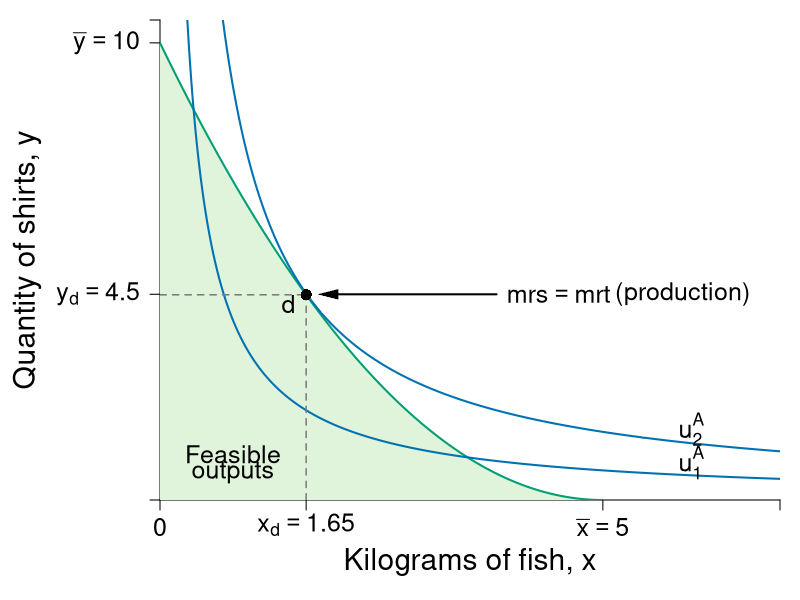

Source code (R):
#Graph Designer: Simon Halliday
#Authors: Bowles, Foley and Halliday
#Title: Coordination, Conflict and Competition: A Text in Microeconomics

require(shape)
pdf(file = "specprodexch/ppf_eos_indiff_initial.pdf", width = 8, height = 8)

#Set parameters for graphics
pointsize <- 1.8
axislabelsize <- 1.8
labelsize <- 1.5
namesize <- 1.8
annotatesize <- 1.5
graphlinewidth <- 2
segmentlinewidth <- 1.5

COL <- c("#7fc97f", "#beaed4", "#fdc086", "#ffff99", "#386cb0", "#f0027f", "#bf5b17", "#666666")
COLA <- c("#e0f3db", "#99d8c9","#66c2a4","#41ae76", "#238b45", "#005824")
COLB <- c("#4eb3d3", "#2b8cbe", "#0868ac","#084081")
grays <- gray.colors(25, start = 1, end = 0)
CBCols <- c("#009E73","#0072B2","#E69F00")

#Edited the margins to cater for the larger LHS labels
par(mar =  c(5, 8, 1, 1))

#Change this to make it log of l 

# ppf <- function(l, k = 0.5) {
#   k * (1/l)
# }

ppf <- function(fish, k = 10/25, alpha = 2, maxfish = 5) {
  k * (fish - maxfish)^alpha 
}
# 
# fishProd <- function(l, k = 0.5){
#   (-k)*l
# }
# 
# feasibleLabor <- function(l, time = 10){
#   -time - l
# }
# 
# manufactureProd <- function(l, k = 0.1, alpha = 2){
#   k * (-l)^alpha
# }

uFn <- function(x, y, alpha = 0.5){
  (x^alpha)*(y^(1-alpha))
}

budgetExchange <- function(x, yintercept = 12, slope = 1){
  yintercept - slope * x
}

xlims <- c(0, 7)
ylims <- c(0, 10.5)

npts <- 501 
x <- seq(xlims[1], xlims[2], length.out = npts)
y <- seq(ylims[1], ylims[2], length.out = npts) 
a <- c(1.8, 2.73)

plot(0, 0, xlim = xlims, ylim = ylims, type = "n",
     xlab = expression(paste("")),
     ylab = expression(paste("")), 
     xaxt = "n", 
     yaxt = "n", 
     cex.lab = axislabelsize, 
     bty = "n", 
     xaxs="i", 
     yaxs="i"
)

# ticksy <- seq(from = 0, to = ylims[2], by = 1)
# ylabels <- seq(from = 0, to = ylims[2], by = 1)
# ticksx <- seq(from = 0, to = xlims[2], by = 1)
# xlabels <- seq(from = 0, to = xlims[2], by = 1)
ticksy <- c(ylims[1], 4.5, 10, ylims[2])
ylabels <- c(NA, expression(paste(y[d]) == 4.5), expression(paste(bar(y)==10)), NA)
ticksx <- c(xlims[1], 1.65,  5, xlims[2])
xlabels <- c(0, expression(paste(x[d]) == 1.65),  expression(paste(bar(x)==5)), NA)


axis(1, at = ticksx, pos = 0, labels = xlabels, cex.axis = labelsize)
axis(2, at = ticksy, pos = 0, labels = ylabels, las = 1, cex.axis = labelsize)

npts <- 500 
xx1 <- seq(0, 5, length.out = npts)
xx2 <- seq(0, xlims[2], length.out = npts)
xx3 <- seq(xlims[1], 0, length.out = npts)
xx4 <- seq(-11, 0, length.out = npts)

#Draw the polygon for shading the feasible set
xpoly1 <- seq(from = 0, to = 5, length.out = 500)
ypoly1 <- ppf(xpoly1, k = 10/25, alpha = 2, maxfish = 5)
polygon(x = c(xpoly1, rev(xpoly1[1])), y = c(ypoly1, rev(ypoly1)[1]), col=COLA[1], density=NULL, border = NA)

#Draw the graphs
lines(xx1, ppf(xx1, k = 10/25, alpha = 2, maxfish = 5), col = CBCols[1], lwd = graphlinewidth)
#lines(xx2, budgetExchange(xx2,  yintercept = 10, slope = 1.5), col = COL[3], lwd = graphlinewidth)
#lines(xx3, feasibleLabor(xx3, time = 10), col = COL[3], lwd = graphlinewidth)
#lines(xx4, manufactureProd(xx4, k = 0.1, alpha = 2), col = COLB[4], lwd = graphlinewidth)

#Label axes
mtext(expression(paste("Kilograms of fish, ", x)), side = 1, line = 3, cex = axislabelsize)
text(-1.5, 0.5*ylims[2], expression(paste("Quantity of shirts, ", y)), xpd = TRUE, cex = axislabelsize, srt = 90) 


contour(x, y, 
        outer(x, y, uFn),
        drawlabels = FALSE,
        col = CBCols[2],
        lwd = graphlinewidth,
        levels = a, 
        xaxs="i", 
        yaxs="i", 
        add = TRUE)

#Label the indifference curves
text(6, 0.82, expression(u[1]^A), cex = labelsize)
text(6, 1.55, expression(u[2]^A), cex = labelsize)
#text(7.2, 2.6, expression(u[3]^A), cex = labelsize)

#Label point d
text(1.65 - 0.2, ppf(fish = 1.65) -0.2, expression(d), cex = labelsize)
segments(1.65, 0, 1.65, ppf(fish = 1.65), lty = 2, col = grays[20], lwd = segmentlinewidth)
segments(0, ppf(fish = 1.65), 1.65, ppf(fish = 1.65, k = 10/25, alpha = 2, maxfish = 5), lty = 2, col = grays[20], lwd = segmentlinewidth)
points(1.65, ppf(fish = 1.65), pch = 16, col = "black", cex = 1.5)

#points(5, ppf(fish = 5), pch = 16, col = "black", cex = 1.5, xpd = TRUE)

#Label point e
# text(3.4 + 0.2, budgetExchange(3.4,  yintercept = 10, slope = 1.5) +.2, expression(e), cex = labelsize)
# segments(3.4, 0, 3.4, budgetExchange(3.4,  yintercept = 10, slope = 1.5), lty = 2, col = grays[20], lwd = segmentlinewidth)
# segments(0, budgetExchange(3.4,  yintercept = 10, slope = 1.5), 3.4, budgetExchange(3.4,  yintercept = 10, slope = 1.5), lty = 2, col = grays[20], lwd = segmentlinewidth)
# points(3.4, budgetExchange(3.4,  yintercept = 10, slope = 1.5), pch = 16, col = "black", cex = 1.5)

#Label point s
# text(0.2, 10.2, expression(s), cex = labelsize)
# points(0.02, 10, pch = 16, col = "black", cex = 1.5)

#Label the feasible frontier
# text(4.5, 7.8, expression("Feasible Frontier"), cex = labelsize)
# text(4.5, 7.4, expression("(production possibilities frontier)"), cex = labelsize)
# Arrows(3.2, 7.8, 0.75, 7.8, col = "black", lty = 1, lwd = 2, arr.type = "triangle", arr.lwd = 0.5)


#Label the exchange constraint
# text(4.6, 8.5, expression("Feasible frontier when"), cex = labelsize)
# text(4.6, 8.1, expression("specializing in shirts"), cex = labelsize)
# Arrows(3.2, 8.3, 1.3, 8.3, col = "black", lty = 1, lwd = 2, arr.type = "triangle", arr.lwd = 0.5)

#Label mrt = mrs
text(4.5, 4.5, expression(paste(mrs == mrt)), cex = labelsize)
text(5.9, 4.5, expression(paste("(production)")), cex = labelsize)
Arrows(3.8, 4.5, 1.9, 4.5, col = "black", lty = 1, lwd = 2, arr.type = "triangle", arr.lwd = 0.5)

text(0.825, 1, expression("Feasible"), cex = labelsize)
text(0.825, 0.6, expression("outputs"), cex = labelsize)

dev.off()
